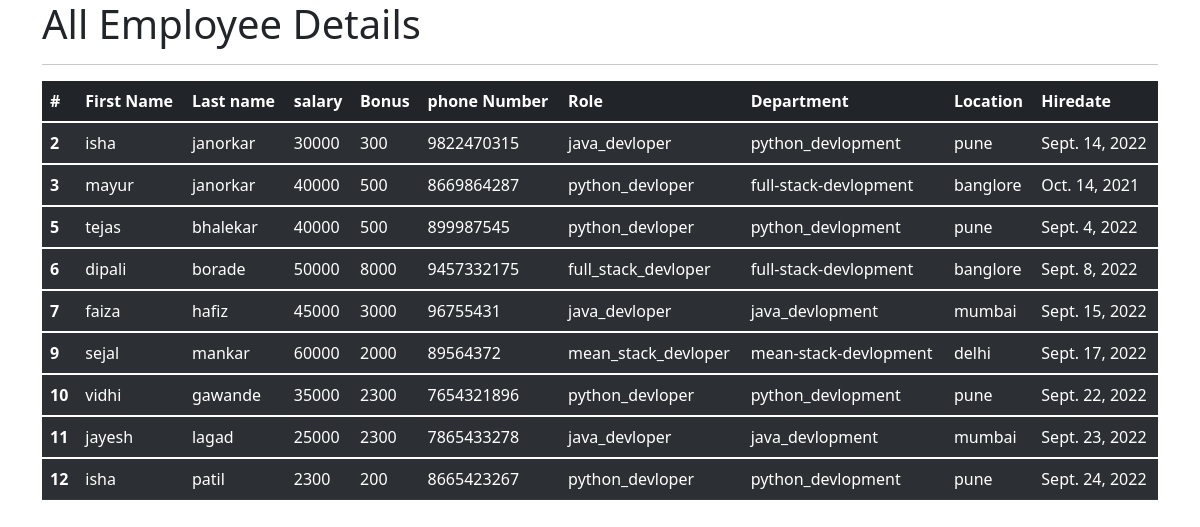
The app's page /all_emp with its own data.
### emp_app/models.py (models this page shows, shortened)
class Employee(models.Model):
    first_name=models.CharField(max_length=100,null=False)
    last_name=models.CharField(max_length=100)
    dept=models.ForeignKey(Department,on_delete=models.CASCADE)
    salary=models.IntegerField(default=0)
    bonus=models.IntegerField(default=0)
    role=models.ForeignKey(Role,on_delete=models.CASCADE)
    phone=models.IntegerField(default=0)
    hire_date=models.DateField()
    def __str__(self):
        return "%s %s %s" %(self.first_name,self.last_name,self.phone)

class Role(models.Model):
    name=models.CharField(max_length=100,null=False)

class Department(models.Model):
    name=models.CharField(max_length=100,null=False)
    location=models.CharField(max_length=100)

### emp_app/views.py (the view)
# urls.py: path('all_emp',views.all_emp,name='all_emp'),
def all_emp(request):
    emps=Employee.objects.all()
    context={
        'emps':emps
    }
    print(context)
    return render(request,'view_all_emp.html',context)

### emp_app/templates/view_all_emp.html (shortened to what this page needs)
<!doctype html>
<html lang="en">
  <head>
    <link href="https://cdn.jsdelivr.net/npm/bootstrap@5.1.3/dist/css/bootstrap.min.css" rel="stylesheet">
  </head>
  <body>
    <div class="container">
        <h1>All Employee Details</h1>
        <hr>
        <table class="table table-dark table-striped">
            <thead>
              <tr>
                <th scope="col">#</th>
                <th scope="col">First Name</th>
                <th scope="col">Last name</th>
                <th scope="col">salary</th>
                <th scope="col">Bonus</th>
                <th scope="col">phone Number</th>
                <th scope="col">Role</th>
                <th scope="col">Department</th>
                <th scope="col">Location</th>
                <th scope="col">Hiredate</th>
              </tr>
            </thead>
                    {% for emp in emps %}
            <tbody>
              <tr>
                <th scope="row">{{emp.id}}</th>
                <td>{{emp.first_name}}</td>
                <td>{{emp.last_name}}</td>
                <td>{{emp.salary}}</td>
                <td>{{emp.bonus}}</td>
                <td>{{emp.phone}}</td>
                <td>{{emp.role.name}}</td>
                <td>{{emp.dept.name}}</td>
                <td>{{emp.dept.location}}</td>
                <td>{{emp.hire_date}}</td>
              </tr>
            </tbody>
            {% endfor %}
          </table>
    </div>
  </body>
</html>

### records on screen
Employee: id "2", first_name "isha", last_name "janorkar", salary "30000", bonus "300", phone "9822470315", role.name "java_devloper", dept.name "python_devlopment", dept.location "pune", hire_date "Sept. 14, 2022"
Employee: id "3", first_name "mayur", last_name "janorkar", salary "40000", bonus "500", phone "8669864287", role.name "python_devloper", dept.name "full-stack-devlopment", dept.location "banglore", hire_date "Oct. 14, 2021"
Employee: id "5", first_name "tejas", last_name "bhalekar", salary "40000", bonus "500", phone "899987545", role.name "python_devloper", dept.name "python_devlopment", dept.location "pune", hire_date "Sept. 4, 2022"
Employee: id "6", first_name "dipali", last_name "borade", salary "50000", bonus "8000", phone "9457332175", role.name "full_stack_devloper", dept.name "full-stack-devlopment", dept.location "banglore", hire_date "Sept. 8, 2022"
Employee: id "7", first_name "faiza", last_name "hafiz", salary "45000", bonus "3000", phone "96755431", role.name "java_devloper", dept.name "java_devlopment", dept.location "mumbai", hire_date "Sept. 15, 2022"
Employee: id "9", first_name "sejal", last_name "mankar", salary "60000", bonus "2000", phone "89564372", role.name "mean_stack_devloper", dept.name "mean-stack-devlopment", dept.location "delhi", hire_date "Sept. 17, 2022"
Employee: id "10", first_name "vidhi", last_name "gawande", salary "35000", bonus "2300", phone "7654321896", role.name "python_devloper", dept.name "python_devlopment", dept.location "pune", hire_date "Sept. 22, 2022"
Employee: id "11", first_name "jayesh", last_name "lagad", salary "25000", bonus "2300", phone "7865433278", role.name "java_devloper", dept.name "java_devlopment", dept.location "mumbai", hire_date "Sept. 23, 2022"
Employee: id "12", first_name "isha", last_name "patil", salary "2300", bonus "200", phone "8665423267", role.name "python_devloper", dept.name "python_devlopment", dept.location "pune", hire_date "Sept. 24, 2022"
